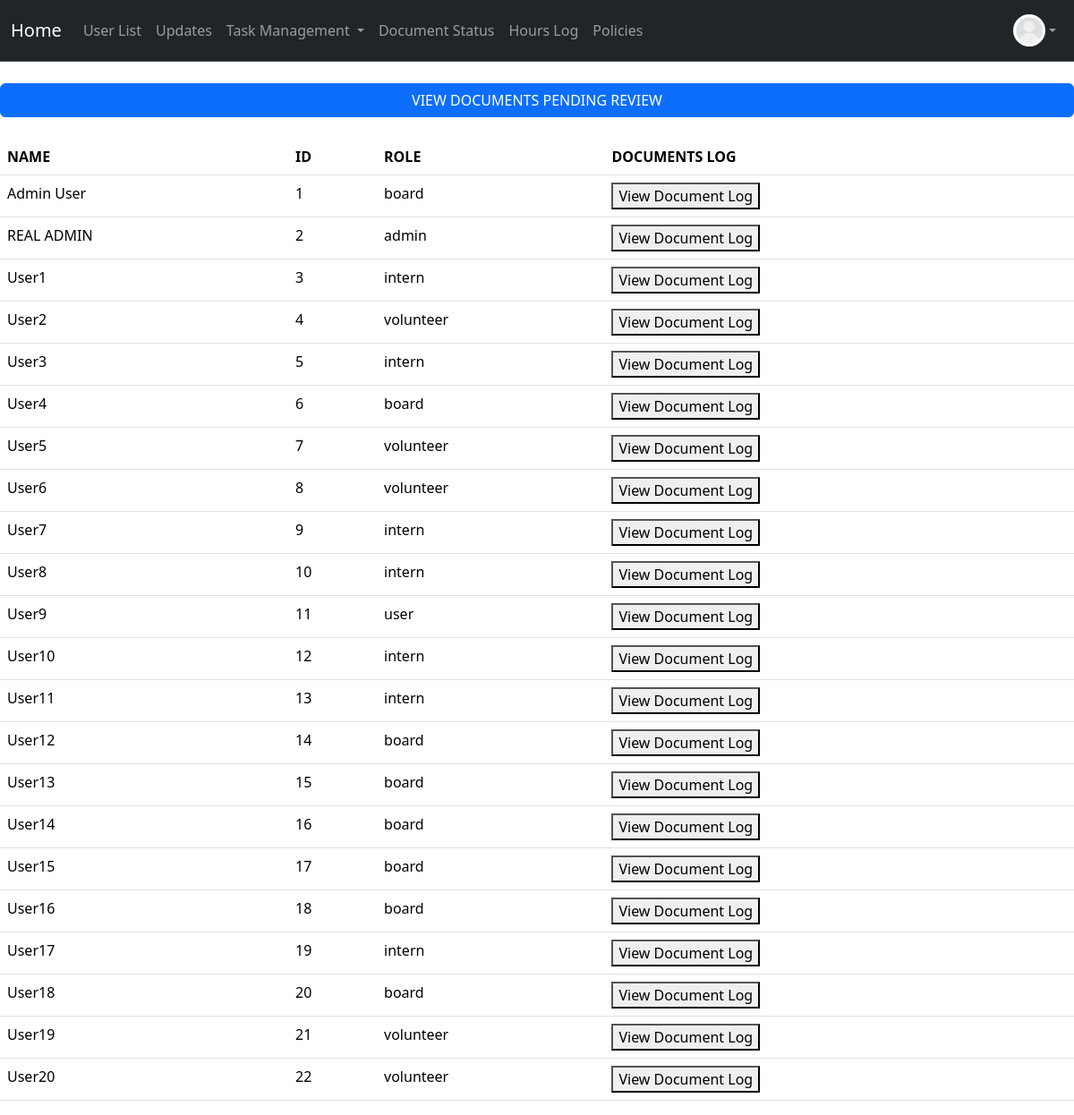
The app's page /documents/status (signed in), older data.
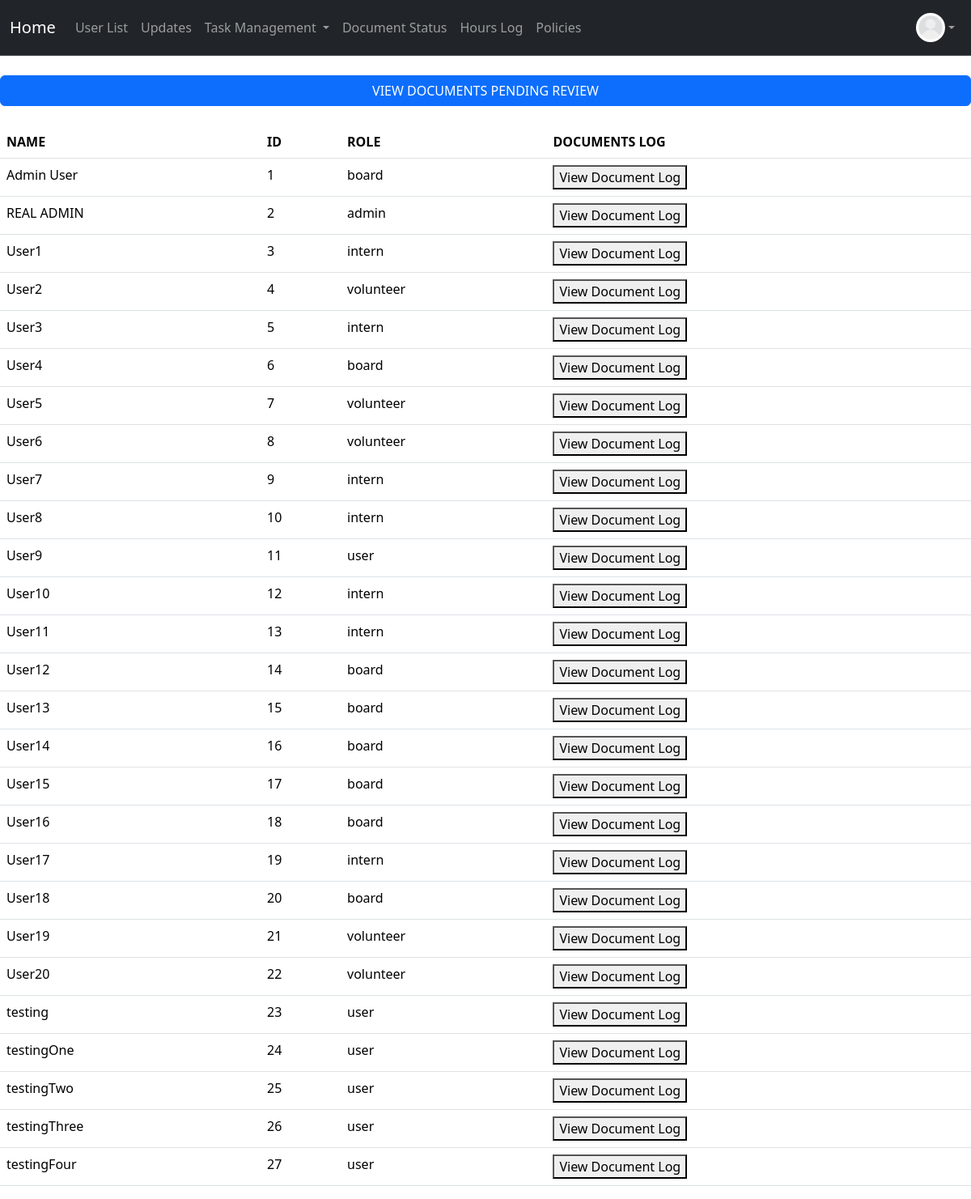
The same page, newer data.
### project/models.py (models this page shows, shortened)
class User(db.Model, UserMixin):
    __tablename__ = 'users'
    id: Mapped[int] = mapped_column(primary_key=True)
    name: Mapped[str] = mapped_column()
    email: Mapped[str] = mapped_column(unique=True)
    address: Mapped[str] = mapped_column(default="None Provided")
    password_hash: Mapped[str] = mapped_column(db.String(128))
    date_created: Mapped[datetime] = mapped_column(DateTime, server_default=func.now())
    total_hours: Mapped[float] = mapped_column(default=0.0)
    picture: Mapped[str] = mapped_column(default="default.jpeg")
    role: Mapped[str] = mapped_column(default="user")  # "user", "volunteer", " intern", "board"
    hours: Mapped[List["Hours"]] = relationship("Hours", back_populates="user", cascade="all, delete-orphan")
    documents: Mapped[List["Document"]] = relationship("Document", back_populates="user", cascade="all, delete-orphan")
    task_assignments: Mapped[List["TaskAssignment"]] = relationship(
        "TaskAssignment",
        back_populates="user",
        cascade="all, delete-orphan"
    )

### app.py (the view, shortened to what this page needs)
@app.route("/documents/status", methods = ["GET", "POST"])
@login_required
@permission_required('volunteer')
def document_status():
    if current_user.role in ['volunteer', 'intern']:
        documents = Document.query.filter_by(user_id=current_user.id).all()
        return render_template("document_status_list.html", documents=documents, role=current_user.role)
    else:  # board or admin
        documents = Document.query.all()
        users = User.query.all()
        return render_template("document_status_list.html", documents=documents, users=users, role=current_user.role)

### app.py (called while the page is built)
@app.context_processor
def inject_now():
    return {
        'now': datetime.now,
        'today': date.today
    }

### project/models.py (called while the page is built)
@login_manager.user_loader
def load_user(user_id):
    return User.query.get(user_id)

### project/templates/document_status_list.html (shortened to what this page needs)
{% extends "base.html" %}
{% block content %}
    {% if role != "admin" and role != "board" %}
        <div id="Auth_Page">
            <div id="Alignment">
                <h3>Upload Documents</h3>
                <div id="Inner_Content">
                <form action="/documents/status" method="POST" enctype="multipart/form-data">
                    <div>
                    <label for="description"><b>File Description</b></label>
                    <input
                        class="form-control"
                        type="text"
                        name="description"
                        id="description"
                        placeholder="Enter file description"
                        required
                    >
                    </div>
                    <div>
                    <label for="formFileMultiple"><b>Upload your documents below!</b></label>
                    <input
                        class="form-control"
                        type="file"
                        name="file"
                        id="formFileMultiple"
                        required
                        multiple
                    >
                    </div>
                    <div>
                    <input class="btn btn-primary" type="submit" value="Upload">
                    </div>
                    <div>
                        <a class="btn btn-success" href="{{ url_for('specific_log_document') }}">VIEW DOCUMENTS UPLOADED</a>
                    </div>
                </form>
                {% if justTriedUpload %}
                    {% if allGood %}
                    <div class="alert alert-success" role="alert" style="margin-top: 15px;">
                        {{ msg }}
                    </div>
                    {% else %}
                    <div class="alert alert-warning" role="alert" style="margin-top: 15px;">
                        {{ msg }}
                    </div>
                    {% endif %}
                {% endif %}
                </div>
            </div>
        </div>
    {% else %}
        <br>
        <div class="d-grid gap-2">
            <button class="btn btn-primary" type="submit"><a class="nav-link" href="{{ url_for('pending_documents') }}">VIEW DOCUMENTS PENDING REVIEW</a></button>
        </div>
        <br>
        <table class="table table-hover">
        <thead>
            <tr>
            <th scope="col">NAME</th>
            <th scope="col">ID</th>
            <th scope="col">ROLE</th>
            <th scope="col">DOCUMENTS LOG</th>
            </tr>
        </thead>
        <tbody>
        {% for user in users %}
            {% set log_num = loop.index %}
            <form action="{{ url_for('specific_log_document') }}" method="get" style="display:inline;">
                <tr>
                <td><span class="id">{{ user.name }}</span></td>
                <td><span class="id">{{ user.id }}</span></td>
                <td><span class="role">{{ user.role }}</span></td>
                <td><button type="submit">View Document Log</button></td>
                </tr>
            </form>
        {% endfor %}
        </tbody>
        </table>
    {% endif %}
{% endblock %}

### project/templates/base.html (shortened to what this page needs)
<!DOCTYPE html>
<html>
  <head>
    <link href="https://cdn.jsdelivr.net/npm/bootstrap@5.3.8/dist/css/bootstrap.min.css" rel="stylesheet">
  </head>
  <body>
    <nav class="navbar navbar-expand bg-dark border-bottom border-body" data-bs-theme="dark">
      <div class="container-fluid d-flex">
        <a class="navbar-brand"
            href="{% if current_user.is_authenticated and current_user.role == 'admin' %}
              {{ url_for('admin_dashboard') }}
            {% elif current_user.is_authenticated and current_user.role == 'board' %}
              {{ url_for('board_dashboard') }}
            {% elif current_user.is_authenticated and current_user.role == 'volunteer' %}
                {{ url_for('volunteer_dashboard') }}
            {% elif current_user.is_authenticated and current_user.role == 'intern' %}
                {{ url_for('intern_dashboard') }}
            {% else %}
              {{ url_for('user_dashboard') }}
          {% endif %}">
          Home
        </a>
        <ul class="navbar-nav mb-2 mb-lg-0 d-flex flex-row">
          {% if current_user.is_authenticated %}
            {% if current_user.role == 'admin' or current_user.role == 'board' %}
              <li class="nav-item">
                <a class="nav-link" href="{{ url_for('user_list') }}">User List</a>
              </li>
              <li class="nav-item">
              <a class="nav-link"
              href="{{ url_for('notification') }}">
                  Updates </a>
              </li>
                <li class="nav-item dropdown">
                  <a class="nav-link dropdown-toggle" href="#" id="taskDropdown" role="button" aria-expanded="false">
                    Task Management
                  </a>
                </li>
            {% else %}
                <li class="nav-item">
                  <a class="nav-link" href="{{ url_for('my_tasks') }}">Tasks Status</a>
                </li>
            {% endif %}
            <li class="nav-item">
              <a class="nav-link" href="{{ url_for('document_status') }}">Document Status</a>
            </li>
            <li class="nav-item">
              <a class="nav-link"
              href="{{ url_for('hours_log') }}">
                  Hours Log </a>
            </li>
            <li class="nav-item">
              <a class="nav-link"
              href="{{ url_for('policies') }}">
                  Policies </a>
            </li>
          {% endif %}
        </ul>
        {% if current_user.is_authenticated %}
        <ul class="navbar-nav ms-auto mb-2 mb-lg-0">
          <li class="nav-item dropdown">
            <a class="nav-link d-flex align-items-center dropdown-toggle" href="#" id="profileDropdown" role="button" aria-expanded="false">
              <img src="{{ url_for('static', filename='profile_pics/' ~ current_user.picture ) }}" alt="Profile" style="height:36px;width:36px;border-radius:50%;">
            </a>
          </li>
        </ul>
        {% endif %}
      </div>
    </nav>
    {% block content %}
    {% endblock %}
  </body>
</html>

Row changes from the older to the newer data that the page shows:
added User: name "testing", id "23", role "user"
added User: name "testingOne", id "24", role "user"
added User: name "testingTwo", id "25", role "user"
added User: name "testingThree", id "26", role "user"
added User: name "testingFour", id "27", role "user"
